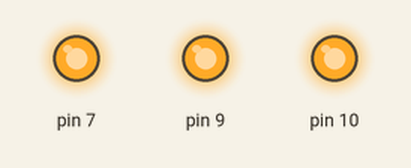
A sketch run on a simulated Arduino Uno, built with avr-gcc and run on an emulated ATmega328P. On the bench: output pins drawn as LEDs (lit = HIGH).

Above: at 0.03 s.
At 2.9 s:
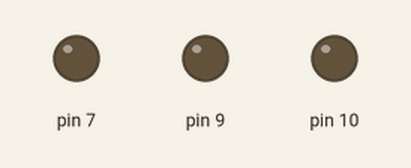
Timing chart, 0 to 3.2 s (numbered marks = the images above):
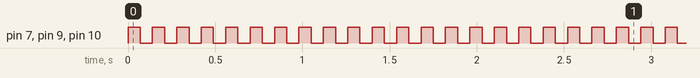

Measured:
- by itself, pin 7, pin 9, pin 10: alternates HIGH for 0.07 s and LOW for 0.07 s

The sketch:

assssss_copy_20220716110340.ino
```cpp
void setup() {
 pinMode(7,OUTPUT);
  pinMode(10,OUTPUT);
   pinMode(9,OUTPUT);
}

void loop() {

digitalWrite(7,HIGH);
digitalWrite(10,HIGH);
digitalWrite(9,HIGH);
delay(70);
digitalWrite(7,LOW);
digitalWrite(10,LOW);
digitalWrite(9,LOW);
delay(70);
}
```
